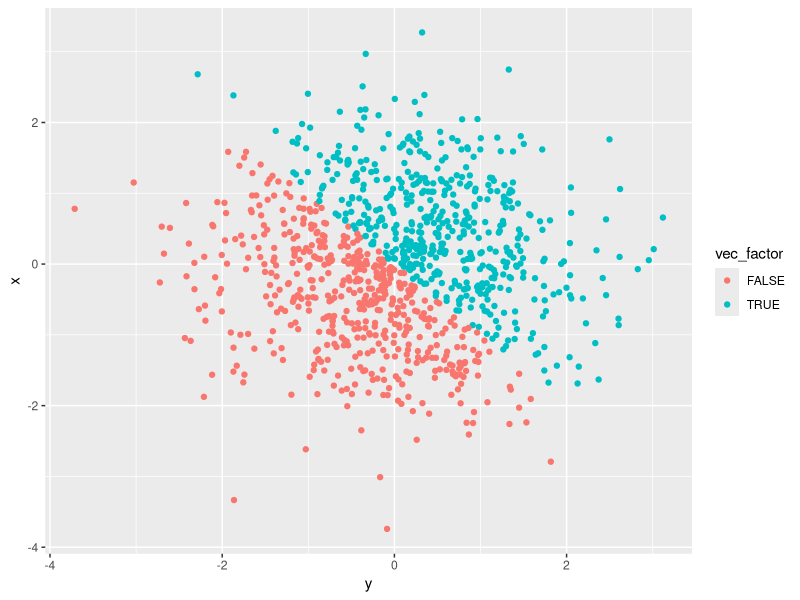

This chart was generated by the following R code:
## ---- chunk 1
knitr::opts_chunk$set(echo = TRUE)

library(tidyverse)
## ---- chunk 2
# Used the tibble function to create Problem1_df

Problem1_df = tibble(
  x = runif(10, min=0, max=5), 
  vec_numeric = c(x>2),
  vec_char = c("Giraffe", "Elephant", "Lion", "Wolf", "Dolphin", "Ant", "Dog", 
               "Tiger", "Bird", "Fish" ),
  vec_logical = c(TRUE, TRUE, FALSE, FALSE, FALSE, TRUE, FALSE, FALSE, TRUE, 
                  FALSE),
  vec_factor = factor(c("African descent", "White", "Asian", "Native American", 
                        "Virgin Islander", "St. Thomian", "St. Johnian", "Crucian", 
                        "Floridian", "Atlantian"))
  )
## ---- chunk 3
# Taking the mean of x variable

mean(Problem1_df$x)
## ---- chunk 4
# Taking the mean of vec_numeric

mean(Problem1_df$vec_numeric)
## ---- chunk 5
# Taking the mean of vec_char

mean(Problem1_df$vec_char)
## ---- chunk 6
# Taking the mean of vec_logical

mean(Problem1_df$vec_logical)
## ---- chunk 7
# Taking the mean of vec_factor

mean(Problem1_df$vec_factor)
## ---- chunk 8
## 1st code chunk
# Using the as.numeric function on the logical, character and factor vectors.

as.numeric(Problem1_df$vec_logical)

as.numeric(Problem1_df$vec_char)

as.numeric(Problem1_df$vec_factor)
## ---- chunk 9
# 2nd code chunk
# Converting character variable from character to factor to numeric

# Created a new variable named 'Factor' - end product of converting the character 
#to a factor vector.
Factor = as.factor(Problem1_df$vec_char)

#Converted the 'Factor' variable to a numeric vector.
as.numeric(Factor)


## Converting factor variable from factor to character to numeric

Character = as.character(Problem1_df$vec_factor)

as.numeric(Character)
## ---- chunk 10
x = rnorm(1000)
y = rnorm(1000)
vec_logical = c(x + y > 0)

Problem2_df = tibble(
  x,
  y,
  vec_logical)

# Converted logical vector to a numeric vector.
vec_numeric = as.numeric(Problem2_df$vec_logical)

# Converted logical vector to a factor vector.
vec_factor = as.factor(Problem2_df$vec_logical)

dim(Problem2_df)

mean(x)

median(x)

mean(Problem2_df$vec_logical)
## ---- chunk 11
# Making scatter plots for logical, numeric and factor vectors, respectively.

Plot_1 = ggplot(Problem2_df, aes(x = y, y = x)) + geom_point(aes(color = vec_logical))

# The blue data points on the scatterplot represent the values which are TRUE.
# The pink data points represent those values that are FALSE.


Plot_2 = ggplot(Problem2_df, aes(x = y, y = x)) + geom_point(aes(color = vec_numeric))

# The blue data points represent values numeric values equal to 1.00.
# The black data points represent numeric values that are equal to 0.00. 

Plot_3 = ggplot(Problem2_df, aes(x = y, y = x)) + geom_point(aes(color = vec_factor))

# The blue data points represent factor variables that are TRUE.
# The blue data points relect factor variables that are FALSE.
## ---- chunk 12
# Exporting Plot_1 as a .pdf, to the folder in project directory.

ggsave("Plot_1.pdf", path = "./P8105_HW1_BJL2150_files")
